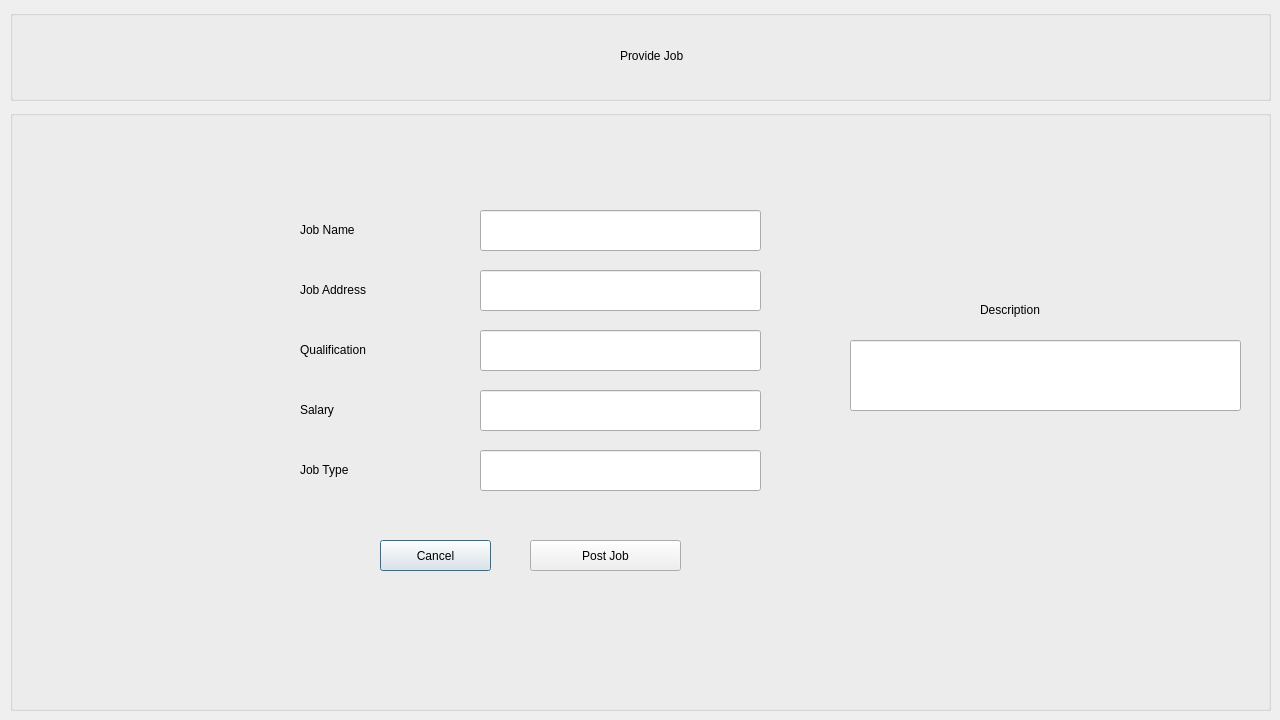
<?xml version="1.0" encoding="UTF-8"?>
<ui version="4.0">
 <class>providejob</class>
 <widget class="QDialog" name="providejob">
  <property name="geometry">
   <rect>
    <x>0</x>
    <y>0</y>
    <width>1280</width>
    <height>720</height>
   </rect>
  </property>
  <property name="windowTitle">
   <string>Dialog</string>
  </property>
  <widget class="QGroupBox" name="groupBox_update">
   <property name="geometry">
    <rect>
     <x>10</x>
     <y>10</y>
     <width>1261</width>
     <height>91</height>
    </rect>
   </property>
   <property name="title">
    <string/>
   </property>
   <widget class="QLabel" name="label_jhlogo_3">
    <property name="geometry">
     <rect>
      <x>40</x>
      <y>10</y>
      <width>111</width>
      <height>71</height>
     </rect>
    </property>
    <property name="text">
     <string/>
    </property>
   </widget>
   <widget class="QLabel" name="label_jhlogo_4">
    <property name="geometry">
     <rect>
      <x>90</x>
      <y>80</y>
      <width>111</width>
      <height>71</height>
     </rect>
    </property>
    <property name="text">
     <string/>
    </property>
   </widget>
   <widget class="QLabel" name="label_update">
    <property name="geometry">
     <rect>
      <x>610</x>
      <y>30</y>
      <width>241</width>
      <height>31</height>
     </rect>
    </property>
    <property name="text">
     <string>Provide Job</string>
    </property>
   </widget>
   <widget class="QLabel" name="label_pjpf">
    <property name="geometry">
     <rect>
      <x>460</x>
      <y>20</y>
      <width>111</width>
      <height>61</height>
     </rect>
    </property>
    <property name="text">
     <string/>
    </property>
   </widget>
  </widget>
  <widget class="QGroupBox" name="groupBox_up">
   <property name="geometry">
    <rect>
     <x>10</x>
     <y>110</y>
     <width>1261</width>
     <height>601</height>
    </rect>
   </property>
   <property name="title">
    <string/>
   </property>
   <widget class="QPushButton" name="pushButton_cancelpjob">
    <property name="geometry">
     <rect>
      <x>370</x>
      <y>430</y>
      <width>111</width>
      <height>31</height>
     </rect>
    </property>
    <property name="text">
     <string>Cancel</string>
    </property>
   </widget>
   <widget class="QLabel" name="label_jn">
    <property name="geometry">
     <rect>
      <x>290</x>
      <y>110</y>
      <width>171</width>
      <height>20</height>
     </rect>
    </property>
    <property name="text">
     <string>Job Name</string>
    </property>
   </widget>
   <widget class="QLabel" name="label_ja">
    <property name="geometry">
     <rect>
      <x>290</x>
      <y>170</y>
      <width>171</width>
      <height>20</height>
     </rect>
    </property>
    <property name="text">
     <string>Job Address</string>
    </property>
   </widget>
   <widget class="QLabel" name="label_qf">
    <property name="geometry">
     <rect>
      <x>290</x>
      <y>230</y>
      <width>171</width>
      <height>20</height>
     </rect>
    </property>
    <property name="text">
     <string>Qualification</string>
    </property>
   </widget>
   <widget class="QLabel" name="label_salary">
    <property name="geometry">
     <rect>
      <x>290</x>
      <y>290</y>
      <width>161</width>
      <height>20</height>
     </rect>
    </property>
    <property name="text">
     <string>Salary</string>
    </property>
   </widget>
   <widget class="QLabel" name="label_jobt">
    <property name="geometry">
     <rect>
      <x>290</x>
      <y>350</y>
      <width>151</width>
      <height>20</height>
     </rect>
    </property>
    <property name="text">
     <string>Job Type</string>
    </property>
   </widget>
   <widget class="QLineEdit" name="lineEdit_ja">
    <property name="geometry">
     <rect>
      <x>470</x>
      <y>160</y>
      <width>281</width>
      <height>41</height>
     </rect>
    </property>
   </widget>
   <widget class="QLineEdit" name="lineEdit_jn">
    <property name="geometry">
     <rect>
      <x>470</x>
      <y>100</y>
      <width>281</width>
      <height>41</height>
     </rect>
    </property>
   </widget>
   <widget class="QLineEdit" name="lineEdit_qf">
    <property name="geometry">
     <rect>
      <x>470</x>
      <y>220</y>
      <width>281</width>
      <height>41</height>
     </rect>
    </property>
   </widget>
   <widget class="QLineEdit" name="lineEdit_salary">
    <property name="geometry">
     <rect>
      <x>470</x>
      <y>280</y>
      <width>281</width>
      <height>41</height>
     </rect>
    </property>
   </widget>
   <widget class="QLineEdit" name="lineEdit_jobt">
    <property name="geometry">
     <rect>
      <x>470</x>
      <y>340</y>
      <width>281</width>
      <height>41</height>
     </rect>
    </property>
   </widget>
   <widget class="QPushButton" name="pushButton_post">
    <property name="geometry">
     <rect>
      <x>520</x>
      <y>430</y>
      <width>151</width>
      <height>31</height>
     </rect>
    </property>
    <property name="text">
     <string>Post Job</string>
    </property>
   </widget>
   <widget class="QLineEdit" name="lineEdit_desc">
    <property name="geometry">
     <rect>
      <x>840</x>
      <y>230</y>
      <width>391</width>
      <height>71</height>
     </rect>
    </property>
   </widget>
   <widget class="QLabel" name="label">
    <property name="geometry">
     <rect>
      <x>970</x>
      <y>190</y>
      <width>191</width>
      <height>20</height>
     </rect>
    </property>
    <property name="text">
     <string>Description</string>
    </property>
   </widget>
  </widget>
 </widget>
 <resources/>
 <connections/>
</ui>
